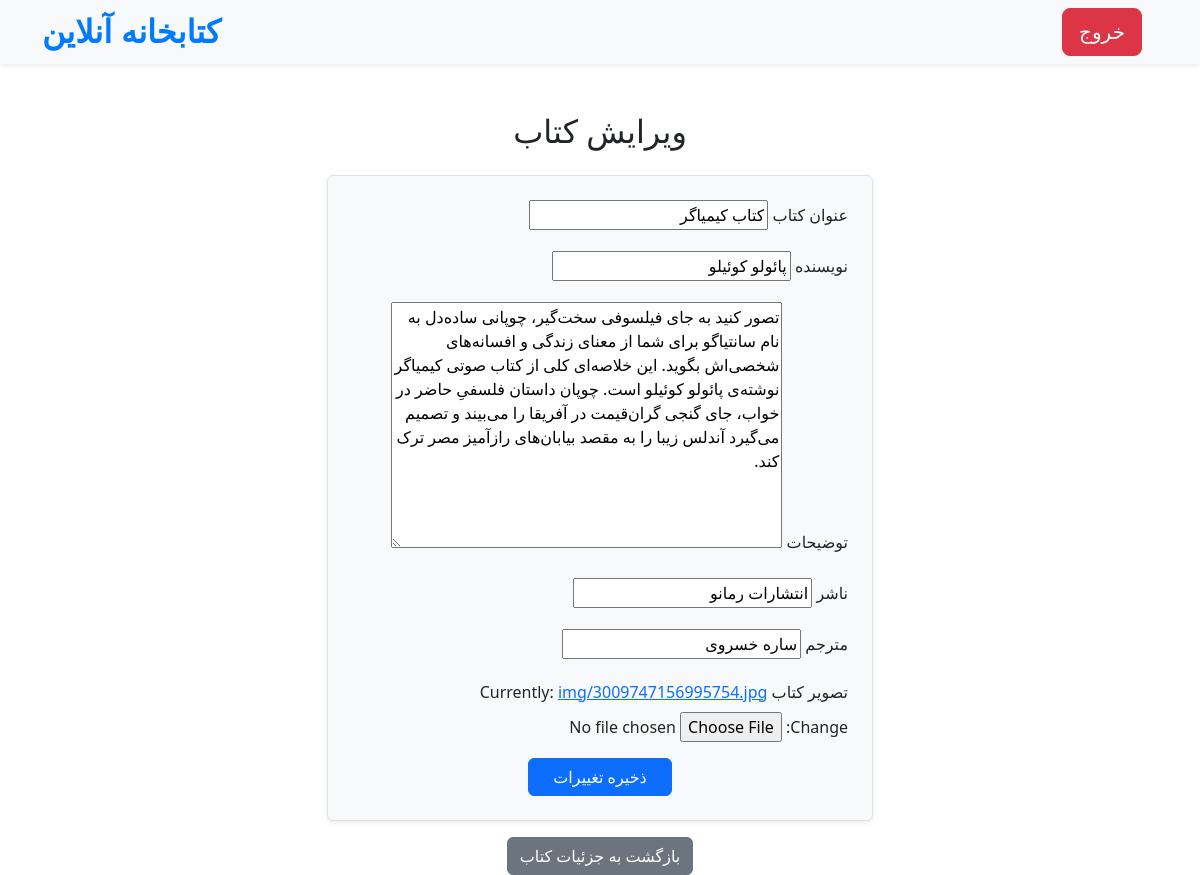
Page /edit/6/ (signed in) on the committed database.
### Book/models.py (models this page shows, shortened)
class Book(models.Model):
    image = models.ImageField(upload_to='img/', null=True)
    user = models.ForeignKey(User, on_delete=models.CASCADE)
    title = models.CharField(max_length=100, null=False)
    author = models.CharField(max_length=100, null=False)
    description = models.TextField(null=False)
    publisher = models.CharField(max_length=100, null=False)
    translator = models.CharField(max_length=100, null=True, blank=True)
    created_at = models.DateTimeField(auto_now_add=True, null=False)
    comments_count = models.IntegerField(default=0, null=False)
    likes = models.ManyToManyField(User, related_name='liked_books', blank=True)

### Book/views.py (the view)
# urls.py: path('edit/<int:pk>/', views.edit_book, name='edit_book'),
def edit_book(request, pk):
    book = get_object_or_404(Book, pk=pk)
    if book.user != request.user: #diffrent user
        return redirect('Book:book_detail', pk=pk)
    if request.method == 'POST':
        form = BookForm(request.POST, request.FILES, instance=book) # فایل واسه عکس کتابه
        if form.is_valid():
            form.save()
            return redirect('Book:book_detail', pk=book.pk)
    else:
        form = BookForm(instance=book)
    return render(request, 'edit_book.html', {'form': form, 'book': book})

### Book/forms.py
class BookForm(forms.ModelForm): # واسه اد بوک
    class Meta:
        model = Book
        fields = ['title', 'author', 'description', 'publisher', 'translator', 'image']

### Book/templates/edit_book.html (shortened to what this page needs)
{% extends 'base.html' %}
{% block content %}
<div class="container mt-5" dir="rtl">
    <div class="row justify-content-center">
        <div class="col-lg-6 col-md-8 col-sm-10">
            <h2 class="text-center mb-4">ویرایش کتاب</h2>
            <form method="post" enctype="multipart/form-data" class="p-4 border rounded shadow-sm bg-light">
                <div class="mb-3">
                    <label for="title" class="form-label">عنوان کتاب</label>
                    {{ form.title }}
                </div>
                <div class="mb-3">
                    <label for="author" class="form-label">نویسنده</label>
                    {{ form.author }}
                </div>
                <div class="mb-3">
                    <label for="description" class="form-label">توضیحات</label>
                    {{ form.description }}
                </div>
                <div class="mb-3">
                    <label for="publisher" class="form-label">ناشر</label>
                    {{ form.publisher }}
                </div>
                <div class="mb-3">
                    <label for="translator" class="form-label">مترجم</label>
                    {{ form.translator }}
                </div>
                <div class="mb-3">
                    <label for="image" class="form-label">تصویر کتاب</label>
                    {{ form.image }}
                </div>
                <div class="text-center">
                    <button type="submit" class="btn btn-primary px-4">ذخیره تغییرات</button>
                </div>
            </form>
            <div class="text-center mt-3">
                <a href="{% url 'Book:book_detail' book.pk %}" class="btn btn-secondary">بازگشت به جزئیات کتاب</a>
            </div>
        </div>
    </div>
</div>
{% endblock %}

### static/css/style.css (style rules this page uses)
body { font-family: Arial, sans-serif; margin: 0; padding: 0; background-color: #f4f4f4; color: #333; }
.btn-primary { background-color: rgb(0, 164, 166); border: none; transition: background-color 0.3s ease; }

### rows in the picture
Book: title "کتاب کیمیاگر", author "پائولو کوئیلو", description "تصور کنید به جای فیلسوفی سخت‌گیر، چوپانی ساده‌دل به نام سانتیاگو برای شما از معنای زندگی و افسانه‌های شخصی‌اش بگوید. این خلاصه‌ای کلی از کتاب صوتی کیمیاگر نوشته‌ی پائولو کوئیلو است. چوپان داستان فلسفیِ حاضر در خواب، جای گنجی گران‌قیمت در آفریقا را می‌بیند و تصمیم می‌گیرد آندلس زیبا را به مقصد بیابان‌های رازآمیز مصر ترک کند.", publisher "انتشارات رمانو", translator "ساره خسروی"
